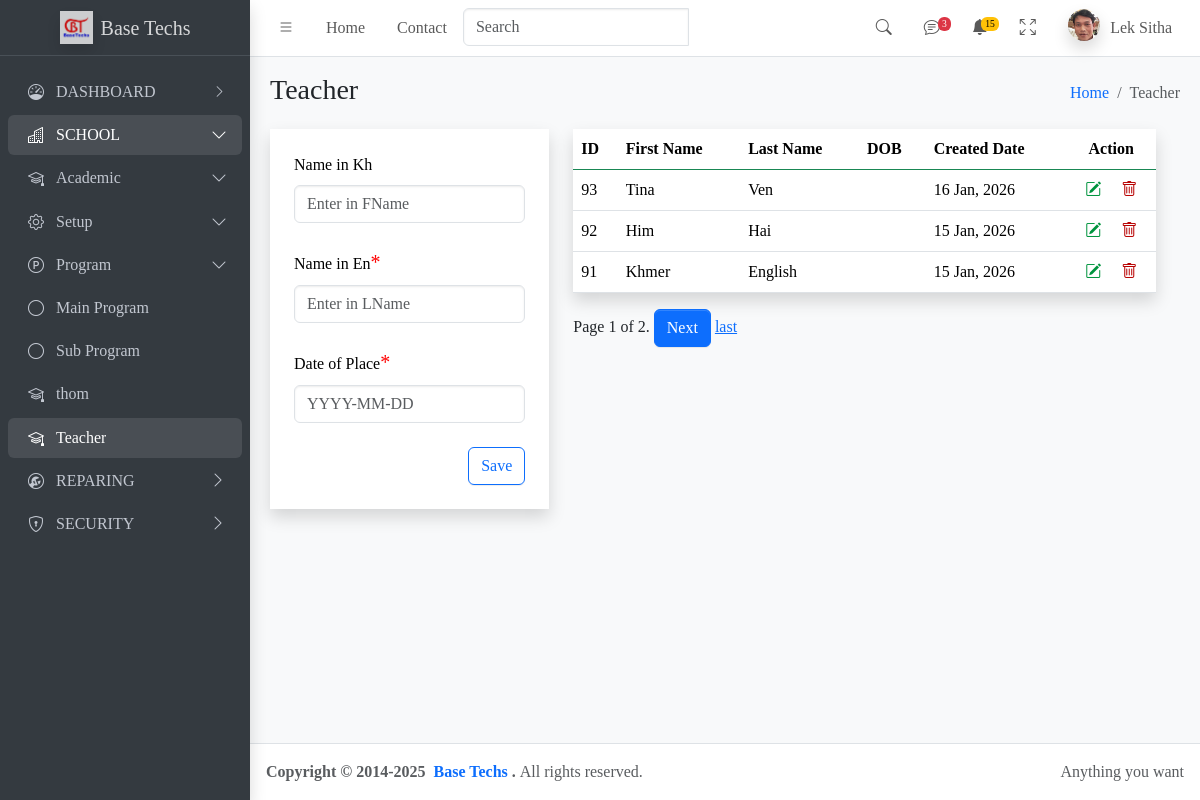
Before: /teacher/ with the older database file.
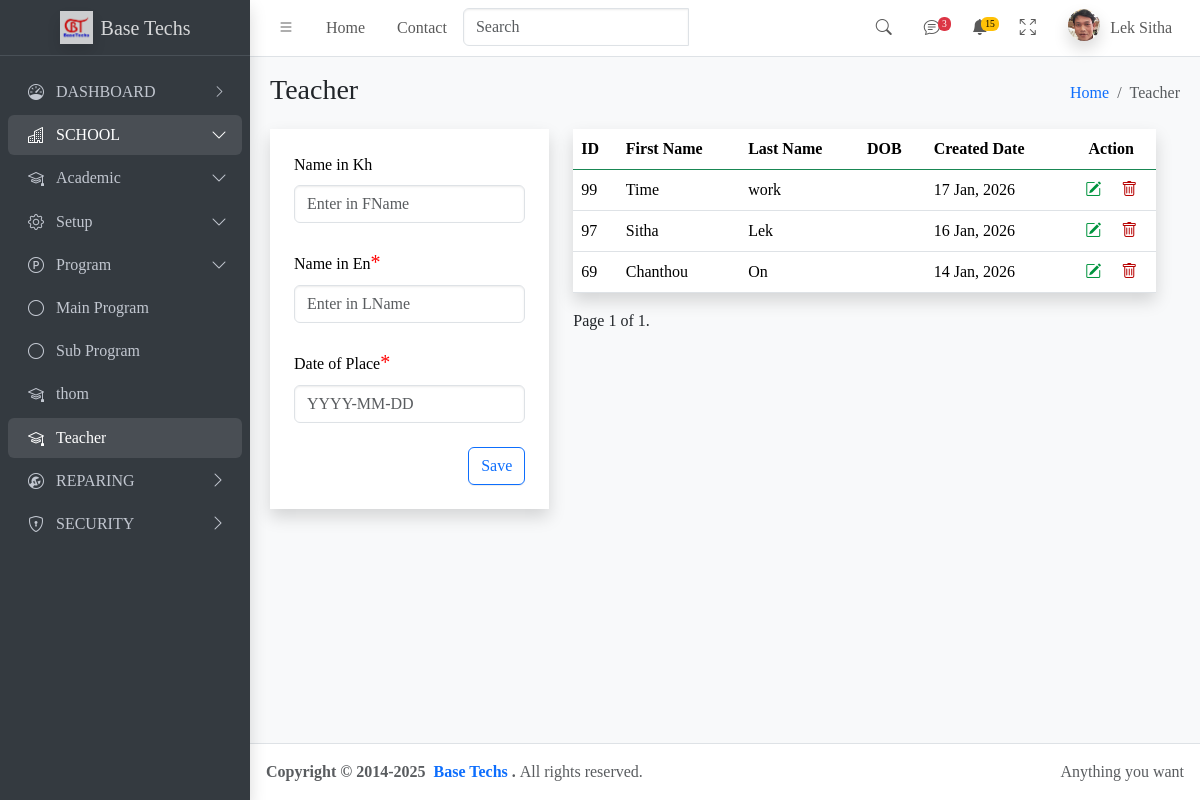
After: the same page with the newer database file.
### apps/teacher/models.py (models this page shows, shortened)
class Teacher(models.Model):
    fname=models.CharField(max_length=200)
    lname=models.CharField(max_length=200)
    dob=models.DateField(null=True,blank=True)
    teacher_image=models.ImageField(null=True,blank=True)
    created_at=models.DateTimeField(auto_now_add=True)

### apps/teacher/views.py (the view)
# urls.py: path('teacher/',view=views.teacher,name="teacher"),
def teacher(request):
    tform=TeacherForm()
    tea=Teacher.objects.all().order_by('-created_at')
    paginator=Paginator(tea,3)
    page_number = request.GET.get('page')
    try:
        page_obj = paginator.get_page(page_number)
    except PageNotAnInteger:
        page_obj = paginator.get_page(1)
    except EmptyPage:
        page_obj = paginator.get_page(paginator.num_pages)
    context={
             'tForm':tform,
             'button':'Save',
             'teachers':page_obj,
             }
    return render(request,'teacher.html',context)

### apps/teacher/templates/teacher.html (shortened to what this page needs)
{%extends 'main.html'%}
 {%block contentheader%} Teacher {%endblock%}
 {%block breadcrumb%} Teacher {%endblock%}
{%block search_textbox%}
<div class="input-group">
 {%include 'partials/search-textbox_teacher.html'%}
 {%include 'partials/spinner_teacher.html'%}
</div>
{%endblock%}
{%block content%}
<div class="row">
  <div class="row" id="myRow">
    {%include 'partials/save-form_teacher.html'%}
    {%include 'partials/detail-list_teacher.html'%}
  </div>
</div>
{%endblock%}

### templates/main.html (shortened to what this page needs)
  <!DOCTYPE html>
<html lang="en">
  <head>
    <link
      rel="stylesheet"
      href="https://cdn.jsdelivr.net/npm/@fontsource/source-sans-3@5.0.12/index.css"
      media="print"
      onload="this.media='all'"
    />
    <link
      rel="stylesheet"
      href="https://cdn.jsdelivr.net/npm/overlayscrollbars@2.11.0/styles/overlayscrollbars.min.css"
    />
    <link
      rel="stylesheet"
      href="https://cdn.jsdelivr.net/npm/bootstrap-icons@1.13.1/font/bootstrap-icons.min.css"
    />
    <link rel="stylesheet" href="{% static 'css/adminlte.css' %}" />
    <link rel="stylesheet" href="{% static 'css/custom.css' %}">
    <link
      rel="stylesheet"
      href="https://cdn.jsdelivr.net/npm/apexcharts@3.37.1/dist/apexcharts.css"
    />
    <link rel="stylesheet"
      href="https://cdn.jsdelivr.net/npm/bootstrap-datepicker@1.10.0/dist/css/bootstrap-datepicker.min.css">
  </head>
  <body class="layout-fixed sidebar-expand-lg sidebar-open bg-body-tertiary ">
    <div class="app-wrapper">
      <nav class="app-header navbar navbar-expand bg-body">
        <div class="container-sm">
          <ul class="navbar-nav">
            <li class="nav-item">
              <a
                class="nav-link"
                data-lte-toggle="sidebar"
                href="#"
                role="button"
              >
                <i class="bi bi-list"></i>
              </a>
            </li>
            <li class="nav-item d-none d-md-block">
              <a href="#" class="nav-link">Home</a>
            </li>
            <li class="nav-item d-none d-md-block">
              <a href="#" class="nav-link">Contact</a>
            </li>
            <li class="nav-item d-none d-md-block">
              {%block search_textbox%}
              {%endblock%}
            </li>
          </ul>
          <ul class="navbar-nav ms-auto">
            <li class="nav-item">
              <a
                class="nav-link"
                data-widget="navbar-search"
                href="#"
                role="button"
              >
                <i class="bi bi-search"></i>
              </a>
            </li>
            <li class="nav-item dropdown">
              <a class="nav-link" data-bs-toggle="dropdown" href="#">
                <i class="bi bi-chat-text"></i>
                <span class="navbar-badge badge text-bg-danger">3</span>
              </a>
            </li>
            <li class="nav-item dropdown">
              <a class="nav-link" data-bs-toggle="dropdown" href="#">
                <i class="bi bi-bell-fill"></i>
                <span class="navbar-badge badge text-bg-warning">15</span>
              </a>
            </li>
            <li class="nav-item">
              <a class="nav-link" href="#" data-lte-toggle="fullscreen">
                <i data-lte-icon="maximize" class="bi bi-arrows-fullscreen"></i>
              </a>
            </li>
            <li class="nav-item dropdown user-menu">
              <a
                href="#"
                class="nav-link dropdown-toggle"
                data-bs-toggle="dropdown"
              >
                <img
                  src={%static 'imgs/user/sitha.jpg'%}
                  class="user-image rounded-circle shadow"
                  alt="User Image"
                />
                <span class="d-none d-md-inline">Lek Sitha</span>
              </a>
            </li>
          </ul>
        </div>
      </nav>
      <aside class="app-sidebar bg-body-secondary shadow" data-bs-theme="dark">
        <div class="sidebar-brand">
          <a href="./index.html" class="brand-link">
            <img
              src={% static "imgs/logo/basetechs.jpg"%}
              alt="AdminLTE Logo"
              class="brand-image opacity-75 shadow"
            />
            <span class="brand-text fw-light mytext" >Base Techs</span>
          </a>
        </div>
        {%include 'includes/sidebar.html'%}
      </aside>
    <main class="app-main">
  <div class="app-content-header">
    <div class="container-fluid">
      <div class="row">
        <div class="col-sm-6"><h3 class="mb-0">{%block contentheader%} {%endblock%} </h3></div>
        <div class="col-sm-6">
          <ol class="breadcrumb float-sm-end">
            <li class="breadcrumb-item"><a href="#">Home</a></li>
            <li class="breadcrumb-item active" aria-current="page">
              {%block breadcrumb%}
              {%endblock%}
            </li>
          </ol>
        </div>
      </div>
    </div>
  </div>
  <div class="app-content">
    <div class="container-fluid">
    {%block content%}
    {%endblock%}
    </div>
  </div>
      <footer class="app-footer">
        <div class="float-end d-none d-sm-inline">Anything you want</div>
        <strong>
          Copyright &copy; 2014-2025&nbsp;
          <a href="https://adminlte.io" class="text-decoration-none"
            >Base Techs </a
          >.
        </strong>
        All rights reserved.
      </footer>
  </body>
</html>

### apps/teacher/templates/partials/search-textbox_teacher.html
<input
  class="form-control"
  type="text"
  placeholder="Search"
  name="search"
  hx-get="{%url 'search'%}"
  hx-trigger="keyup"
  hx-target="#co8"
  hx-swap="outerHTML"
  hx-indicator="#spinner"
/>

### apps/teacher/templates/partials/spinner_teacher.html (shortened to what this page needs)
 <span >
 </span>

### templates/includes/sidebar.html (shortened to what this page needs)
<div class="sidebar-wrapper">
          <nav class="mt-2">
            <ul
              class="nav sidebar-menu flex-column"
              data-lte-toggle="treeview"
              role="navigation"
              aria-label="Main navigation"
              data-accordion="false"
              id="navigation"
            >
              <li class="nav-item {% if request.path == "" %}
                    menu-open
                  {% else %}
                  {% endif %}">
                <a href="#" class="nav-link ">
                  <i class=" nav-icon bi bi-speedometer "></i>
                  <p>
                    <span >DASHBOARD</span>
                  </p>
                </a>
              </li>
              <li class="nav-item nav-flat {% if request.path == "/student/" or request.path == "/main-program/" or request.path == "/sub-program/" or request.path == "/teacher/" %}
                    menu-open
                  {% endif %}">
                <a href="#" class="nav-link">
                  <i class="nav-icon bi bi-buildings "></i>
                  <p small-text>
                    SCHOOL
                  </p>
                </a>
                <ul class=" nav nav-treeview">
                  <li class="nav-item {% if request.path == "/student/" or request.path == "/main-program/" or request.path == "/sub-program/" or request.path == "/teacher/" %}
                        menu-open
                      {% endif %}">
                    <a href="#" class="nav-link text-sm ">
                      <i class="nav-icon bi bi-mortarboard "></i>
                      <p>
                        Academic
                      </p>
                    </a>
                    <ul class="nav nav-treeview">
                      <li class="nav-item {% if request.path == "/student/" or request.path == "/main-program/" or request.path == "/sub-program/" or request.path == "/teacher/"%}
                                      menu-open
                                    {% endif %}">
                        <a href="#" class="nav-link">
                          <i class="nav-icon bi bi-gear"></i>
                          <p>
                            Setup
                          </p>
                        </a>
                        <ul class="nav nav-treeview">
                        <li class="nav-item {% if request.path == "/student/" or request.path == "/main-program/" or request.path == "/sub-program/" or request.path == "/teacher/"%}
                                      menu-open
                                    {% endif %}">
                          <a href="#" class="nav-link">
                            <i class="nav-icon bi bi-p-circle"></i>
                          <p>
                          Program
                          </p>
                        </a>
                        <ul class="nav nav-treeview">
                          <li  class="nav-item">
                            <a href="{%url 'main-program'%}" class="nav-link {% if request.path == "/main-program/" %}
                                      active
                                    {% else %}
                                    {% endif %}">
                              <i class="nav-icon bi bi-circle "></i>
                              <p style="">Main Program</p>
                            </a>
                          </li>
                        </ul>
                        <ul class="nav nav-treeview">
                          <li  class="nav-item">
                            <a href="{%url 'sub-program'%}" class="nav-link {% if request.path == "/sub-program/" %}
                                      active
                                    {% else %}
                                    {% endif %}">
                              <i class="nav-icon bi bi-circle "></i>
                              <p style="">Sub Program</p>
                            </a>
                          </li>
                        </ul>
                        </li>
                        </ul>
                        <ul class="nav nav-treeview">
                          <li  class="nav-item">
                            <a  href="{%url 'student'%} "    class="nav-link {% if request.path == "/student/" %}
                                      active
                                    {% else %}
                                    {% endif %}">
                              <i class="nav-icon bi bi-mortarboard "></i>
                              <p style="">thom</p>
                            </a>
                          </li>
                        </ul>
                        <ul class="nav nav-treeview">
                          <li  class="nav-item">
                            <a  href="{%url 'teacher'%} "    class="nav-link {% if request.path == "/teacher/" %}
                                      active
                                    {% endif %}">
                              <i class="nav-icon bi bi-mortarboard "></i>
                              <p style="">Teacher</p>
                            </a>
                          </li>
                        </ul>
                      </li>
                    </ul>
                  </li>
                </ul>
              </li>
              <li class="nav-item nav-flat ">
                <a href="#" class="nav-link  ">
                  <i class="nav-icon bi bi-wrench-adjustable-circle "></i>
                  <p small-text>
                    REPARING
                  </p>
                </a>
              </li>
              <li class="nav-item nav-flat ">
                <a href="#" class="nav-link  ">
                  <i class="nav-icon bi bi-shield-lock "></i>
                  <p small-text>
                    SECURITY
                  </p>
                </a>
              </li>
            </ul>
          </nav>
        </div>

### apps/teacher/templates/partials/save-form_teacher.html (shortened to what this page needs)
<div class="col-sm-4" id="teachme">
  <table class="table table-borderless   shadow " id="tblTeacher" >
    <tbody>
        <tr>
          <td class="p-4">
             <form id="teacher_create"
        hx-post="{%url 'create-teacher'%}"
        method="POST"
        hx-target="#teacher_tbl"
        hx-swap="afterbegin"
      >
        <div>
            <label for="lblmp_name_kh" class="form-label">Name in Kh</label>
            {{tForm.fname}}
        </div>
        <div><br>
            <label for="lblmp_name_en" class="form-label required"
              >Name in En</label
            >
            {{tForm.lname}}
        </div><br>
        <div>
            <label for="lblmp_name_en" class="form-label required"
              >Date of Place</label
            >
            {{ tForm.dob }}
        </div><br>
            <div class="text-end" >
            <input
              type="submit"
              value={{button}}
              class="btn btn-outline-primary"
            />
          </form>
        </div>
</div>

### apps/teacher/templates/partials/detail-list_teacher.html (shortened to what this page needs)
<div class="col-sm-8" id="co8">
  <div id="tblteacher">
    <table class="table  table-hover shadow " >
      <thead class="border-success ">
        <tr >
          <th >ID</th>
          <th >First Name</th>
          <th>Last Name</th>
          <th>DOB</th>
          <th>Created Date</th>
          <th class="text-center">Action</th>
        </tr>
      </thead>
      <tbody id="teacher_tbl">
        {%for teacher in teachers%}
        {%include 'partials/data_row-teacher.html'%}
        {%endfor%}
      </tbody>
    </table>
<div class="pagination">
    <span class="step-links">
        <span class="current">
            Page {{ teachers.number }} of {{ teachers.paginator.num_pages }}.
        </span>
        {% if teachers.has_next %}
            <a href="?page={{ teachers.next_page_number }}"><button class="btn btn-primary">Next</button></a>
            <a href="?page={{ teachers.paginator.num_pages }}">last</a>
        {% endif %}
    </span>
</div>
  </div>
</div>

### apps/teacher/templates/partials/data_row-teacher.html
<tr>
  <td>{{teacher.id}}</td>
  <td>{{teacher.fname}}</td>
  <td>{{teacher.lname}}</td>
  <td>{{teacher.dob|date:"d M, Y"}}</td>
  <td>{{teacher.created_at|date:"d M, Y"}}</td>
  <td class="text-center">
    <a href="javascript:void(0);"
      ><i
        class="edit-icon bi bi-pencil-square"
        hx-get="{%url 'update' teacher.id%}"
        hx-trigger="click"
        hx-target="#teachme"
        hx-swap="innerHTML"
      ></i></a
    >&ensp;&ensp;
    <a href="javascript:void(0);"
      ><i
        class="delete-icon bi bi-trash"
        hx-get="{% url 'delete_teacher' teacher.id %}"
        hx-target="#modal_content"
        hx-trigger="click"
        hx-swap="innerHTML"
        data-bs-toggle="modal"
        data-bs-target="#modal_teacher"
        class="btn btn-danger"
      ></i
    ></a>
  </td>
</tr>

Changed rows visible on the page:
removed Teacher: id "93", fname "Tina", lname "Ven", created_at "16 Jan, 2026"
removed Teacher: id "92", fname "Him", lname "Hai", created_at "15 Jan, 2026"
removed Teacher: id "91", fname "Khmer", lname "English", created_at "15 Jan, 2026"
added Teacher: id "99", fname "Time", lname "work", created_at "17 Jan, 2026"
added Teacher: id "97", fname "Sitha", lname "Lek", created_at "16 Jan, 2026"
now on this page (row unchanged): Teacher: id "69", fname "Chanthou", lname "On", created_at "14 Jan, 2026"
Other visible differences:
{{ teachers.paginator.num_pages }}: "2" → "1"
text no longer shown: "Next last"
